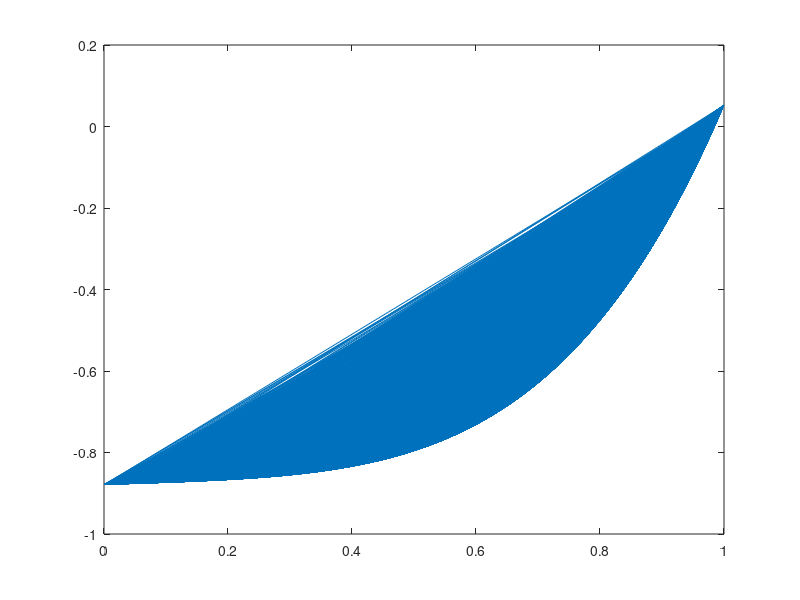

This figure's MATLAB source:
close all; clc; clear;

N=5;
n=10000;
a=rand(1,N)*2-1;
xa=2;
xb=3;
dx=0.01; x=0:dx:1; x1=(xb-xa)*rand(1,n);
f=polyval(a,x1);
plot(x1,f);
srednia = sum(f)/n;
r=srednia*(0-1),

%calka
fs = @(x1) polyval(a,x1);
cd = integral(fs,x1(1),x1(end)),

